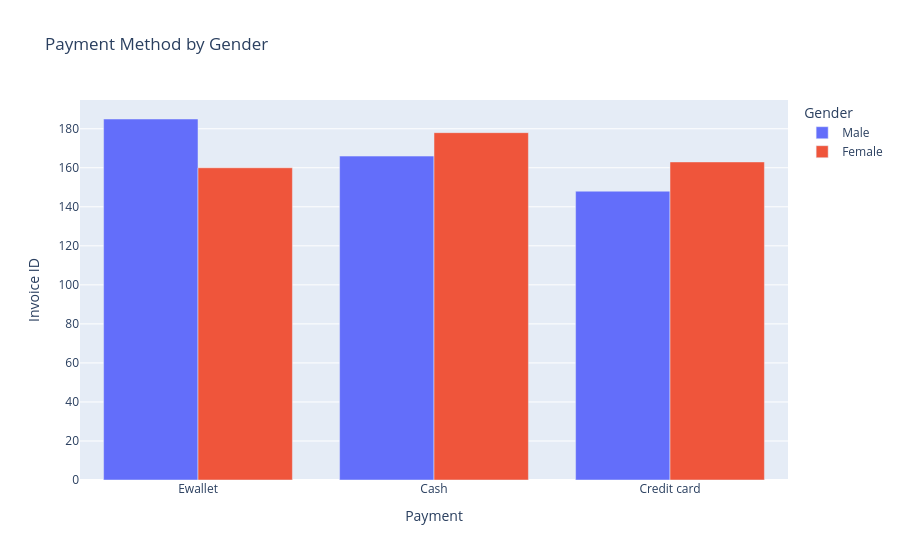

The notebook cell saved with this chart:
### Markdown cell above
#### Do payment method preferences differ by gender?

### Code cell
gender_payment = df.groupby(['Gender', 'Payment'])['Invoice ID'].count().sort_values(ascending=False).reset_index()
px.bar(gender_payment, x='Payment', y='Invoice ID', color='Gender',
       barmode='group', title='Payment Method by Gender')

### Figure 1 — Plotly figure (JSON) as saved in the notebook; plotly's stock layout.template omitted (floating-point values rounded to 4 significant figures)
{"data": [{"alignmentgroup": "True", "hovertemplate": "Gender=Male<br>Payment=%{x}<br>Invoice ID=%{y}<extra></extra>", "legendgroup": "Male", "marker": {"color": "#636efa", "pattern": {"shape": ""}}, "name": "Male", "offsetgroup": "Male", "orientation": "v", "showlegend": true, "textposition": "auto", "type": "bar", "x": ["Ewallet", "Cash", "Credit card"], "xaxis": "x", "y": [185, 166, 148], "yaxis": "y"}, {"alignmentgroup": "True", "hovertemplate": "Gender=Female<br>Payment=%{x}<br>Invoice ID=%{y}<extra></extra>", "legendgroup": "Female", "marker": {"color": "#EF553B", "pattern": {"shape": ""}}, "name": "Female", "offsetgroup": "Female", "orientation": "v", "showlegend": true, "textposition": "auto", "type": "bar", "x": ["Cash", "Credit card", "Ewallet"], "xaxis": "x", "y": [178, 163, 160], "yaxis": "y"}], "layout": {"barmode": "group", "legend": {"title": {"text": "Gender"}, "tracegroupgap": 0}, "title": {"text": "Payment Method by Gender"}, "xaxis": {"anchor": "y", "domain": [0, 1], "title": {"text": "Payment"}}, "yaxis": {"anchor": "x", "domain": [0, 1], "title": {"text": "Invoice ID"}}}}
